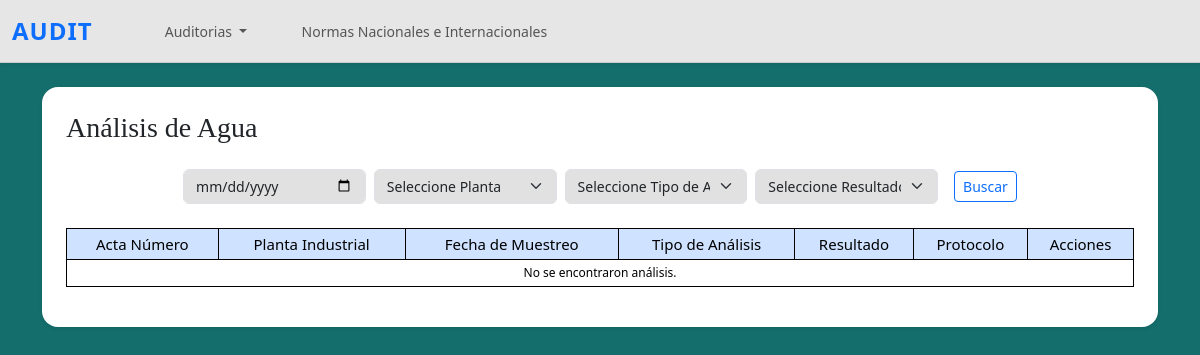
/listar_analisis_agua/, run on an earlier commit of the app's database.
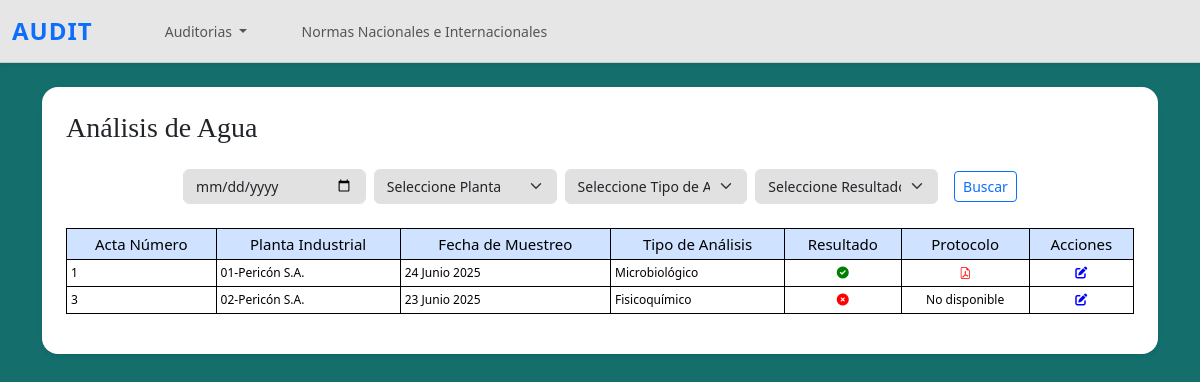
And on a later commit of the database.
### questions/models.py (models this page shows, shortened)
class MuestraAgua(models.Model):
    planta_industrial = models.ForeignKey(PlantaIndustrial, on_delete=models.CASCADE)
    fecha_muestreo = models.DateField()
    lugar_muestreo = models.CharField(max_length=100)
    responsable = models.CharField(max_length=100)
    acta_numero = models.CharField(max_length=10)
    tipo_analisis = models.ForeignKey(TipoAnalisisAgua, on_delete=models.CASCADE)
    laboratorio = models.CharField(max_length=100)
    observaciones = models.TextField(blank=True, null=True)

class PlantaIndustrial(models.Model):
    nombre = models.CharField(max_length=100)
    localidadd = models.CharField(max_length=100)
    direccion = models.CharField(max_length=100)
    class Meta:
        ordering = ['nombre']

class TipoAnalisisAgua(models.Model):
    nombre = models.CharField(max_length=100)
    class Meta:
        ordering = ['nombre']

### questions/views.py (the view)
# urls.py: path('listar_analisis_agua/', listar_analisis, name='listar_analisis_agua'),
def listar_analisis(request):
    muestras = MuestraAgua.objects.all()
    resultados = ResultadoAnalisisAgua.objects.all()
    if request.method == "GET":
        fecha = request.GET.get('fecha')
        planta_id = request.GET.get('planta')
        tipo_analisis_id = request.GET.get('tipo_analisis')
        resultado = request.GET.get('resultado')
        if fecha:
            muestras = muestras.filter(fecha_muestreo=fecha)
        if planta_id:
            muestras = muestras.filter(planta_industrial_id=planta_id)
        if tipo_analisis_id:
            muestras = muestras.filter(tipo_analisis_id=tipo_analisis_id)
        if resultado:
            resultados_ids = ResultadoAnalisisAgua.objects.filter(resultado=resultado).values_list('acta_id', flat=True)
            muestras = muestras.filter(id__in=resultados_ids)
    paginator = Paginator(muestras, 10)  # 10 muestras por página
    page_number = request.GET.get('page')
    page_obj = paginator.get_page(page_number)
    plantas = PlantaIndustrial.objects.all()
    tipos_analisis = TipoAnalisisAgua.objects.all()
    context = {
        'muestras': muestras,
        'plantas': plantas,
        'tipos_analisis': tipos_analisis,
        'resultados': resultados,
    }
    return render(request, 'questions/listar_analisis_agua.html', context)

### questions/templates/questions/listar_analisis_agua.html (shortened to what this page needs)
{% extends 'questions/base.html' %}
{% load static %}
{% block content %}
<div style="background-color: #146e6c; min-height: 100vh">
  <div class="container py-4">
    <div class="bg-white p-4 rounded-4 shadow-sm">
      <h3 class="card-title mb-4" style="font-family: 'Times New Roman', Times, serif;">
        Análisis de Agua
      </h3>
      <div class="d-flex justify-content-center align-items-center mb-4">
        <form method="get" class="d-flex align-items-center">
          <div class="input-group me-2">
            <input
              type="date"
              name="fecha"
              class="form-control"
              placeholder="Fecha"
            />
          </div>
          <div class="input-group me-2">
            <select name="planta" class="form-select">
              <option value="">Seleccione Planta</option>
            </select>
          </div>
          <div class="input-group me-2">
            <select name="tipo_analisis" class="form-select">
              <option value="">Seleccione Tipo de Análisis</option>
            </select>
          </div>
          <div class="input-group me-2">
            <select name="resultado" class="form-select">
              <option value="">Seleccione Resultado</option>
            </select>
          </div>
          <button type="submit" class="btn btn-outline-primary btn-sm ms-2">Buscar</button>
        </form>
      </div>
      <div class="table-responsive">
        <table class="table table-bordered table-hover align-middle table-sm small">
          <thead class="table-primary text-center">
            <tr>
              <th>Acta Número</th>
              <th>Planta Industrial</th>
              <th>Fecha de Muestreo</th>
              <th>Tipo de Análisis</th>
              <th>Resultado</th>
              <th>Protocolo</th>
              <th>Acciones</th>
            </tr>
          </thead>
          <tbody>
            {% for muestra in muestras %}
            <tr>
              <td>{{ muestra.acta_numero }}</td>
              <td>{{ muestra.planta_industrial.nombre }}</td>
              <td>{{ muestra.fecha_muestreo }}</td>
              <td>{{ muestra.tipo_analisis.nombre }}</td>
              <td class="text-center">
                    {% with resultado=muestra.resultadoanalisisagua_set.first %}
                        {% if resultado %}
                            {% if resultado.resultado == 'A' %}
                                <i class="fas fa-check-circle" style="color: green;" title="Aceptable"></i>
                            {% elif resultado.resultado == 'NA' %}
                                <i class="fas fa-times-circle" style="color: red;" title="No Aceptable"></i>
                            {% endif %}
                        {% else %}
                            No disponible
                        {% endif %}
                    {% endwith %}
                </td>
              <td class="text-center">
                    {% with resultado=muestra.resultadoanalisisagua_set.first %}
                        {% if resultado.protocolo_pdf %}
                            <a href="{{ resultado.protocolo_pdf.url }}" target="_blank" class="text-decoration-none">
                                <div class="d-flex justify-content-center">
                                    <i class="bi bi-file-earmark-pdf" style="color: red;"></i>
                                </div>
                            </a>
                        {% else %}
                            No disponible
                        {% endif %}
                    {% endwith %}
                </td>
              <td class="text-center">
                <a href="{% url 'editar_muestra_agua' muestra.id %}" class="text-decoration-none" title="Editar">
                  <i class="fas fa-edit" style="color: blue;"></i>
                </a>
              </td>
            </tr>
            {% empty %}
            <tr>
              <td colspan="7" class="text-center">No se encontraron análisis.</td>
            </tr>
            {% endfor %}
          </tbody>
        </table>
      </div>
    </div>
  </div>
</div>
{% endblock %}

What changed in the data, as far as the page shows it:
added MuestraAgua: acta_numero "1", planta_industrial.nombre "01-Pericón S.A.", fecha_muestreo "24 Junio 2025", tipo_analisis.nombre "Microbiológico"
added MuestraAgua: acta_numero "3", planta_industrial.nombre "02-Pericón S.A.", fecha_muestreo "23 Junio 2025", tipo_analisis.nombre "Fisicoquímico", shows "No disponible"
Also different on the page:
text no longer shown: "No se encontraron análisis."
